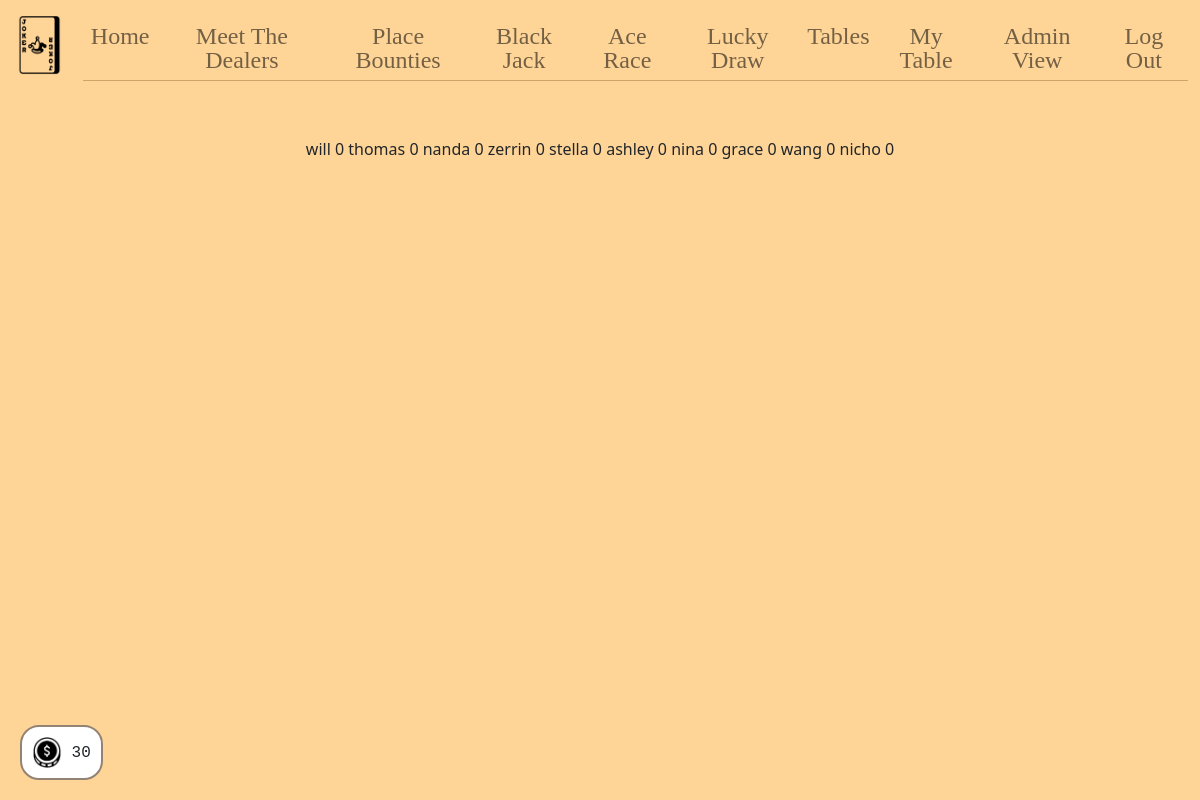
/leaderboard (signed in), run on the app's committed database.
### tables this page shows
CREATE TABLE users (
  id INTEGER PRIMARY KEY AUTOINCREMENT,
  name TEXT NOT NULL,
  hash TEXT NOT NULL,
  email TEXT,
  hp INTEGER DEFAULT 20 NOT NULL,
  bounty INTEGER DEFAULT 0 NOT NULL,
  lucky INTEGER DEFAULT 0 NOT NULL,
  playing INTEGER DEFAULT 0 NOT NULL,
  dealing INTEGER DEFAULT 0 NOT NULL,
  permission INTEGER DEFAULT 0 NOT NULL,
  poker INTEGER DEFAULT 0 NOT NULL,
  tableid INTEGER DEFAULT 0 NOT NULL
);

### app.py (the view)
@app.route("/leaderboard")
@login_required
def leaderboard():
    players = db.execute("SELECT * FROM users ORDER BY bounty ")
    rows = db.execute("SELECT * FROM users WHERE id = ?", session["user_id"])
    session["hp"] = rows[0]["hp"]
    return render_template("leaderboard.html", players=players)

### app.py (called while the page is built)
@app.after_request
def after_request(response):
    response.headers["Cache-Control"] = "no-cache, no-store, must-revalidate"
    response.headers["Expires"] = 0
    response.headers["Pragma"] = "no-cache"
    return response

### helpers.py (called while the page is built)
def login_required(f):
    @wraps(f)
    def decorated_function(*args, **kwargs):
        if session.get("user_id") is None:
            return redirect("/login")
        return f(*args, **kwargs)
    return decorated_function

### templates/leaderboard.html (shortened to what this page needs)
{% extends "layout.html" %}
{% block main %}
    {% for player in players %}
    <tr class="">
        <td class="text-start">{{ player["name"] }}</td>
        <td class="text-end"> {{ player["bounty"] }} </td>
    </tr>
    {% endfor %}
{% endblock %}
{% block footer %}
    <div id="value-container"><img class="img-fluid money" src="/static/money.png"> {{ session["hp"] }} </div>
{% endblock %}

### static/styles.css (style rules this page uses)
body { background-color: #FFD597; }
.money { width: 30px; height: 30; }

### static/popups.css (style rules this page uses)
#value-container { position: fixed; bottom: 20px; left: 20px; padding: 10px; background-color: #FFFFFF; border-radius: 19px; border: 2px solid #928374; font-family: monospace; }

### data on the page
users: name "will", bounty "0"
users: name "thomas", bounty "0"
users: name "nanda", bounty "0"
users: name "zerrin", bounty "0"
users: name "stella", bounty "0"
users: name "ashley", bounty "0"
users: name "nina", bounty "0"
users: name "grace", bounty "0"
users: name "wang", bounty "0"
users: name "nicho", bounty "0"

### other printed values
{{ session["hp"] }} "30"
